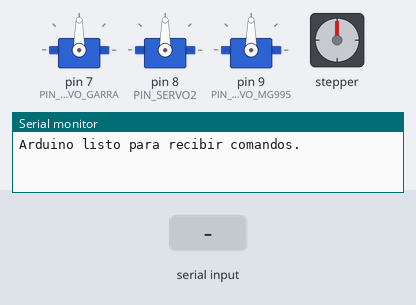
Recording of a sketch running on a simulated Arduino Uno, built with avr-gcc and run on an emulated ATmega328P. Parts: 3 × servo, stepper motor, the last lines printed to the serial monitor. The inputs (shaded band) are chosen by the test bench. Stepper angles assume 2048 steps per turn.

Above: at 1.2 s.
1.3 s: "SP:90\n" received over Serial
At 2.4 s:
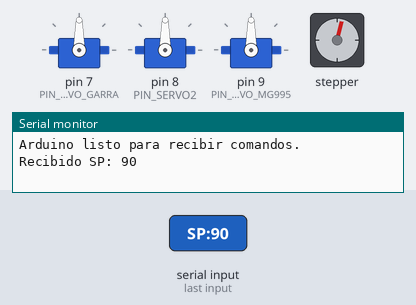
2.9 s: "G:\n" received over Serial
At 3.8 s:
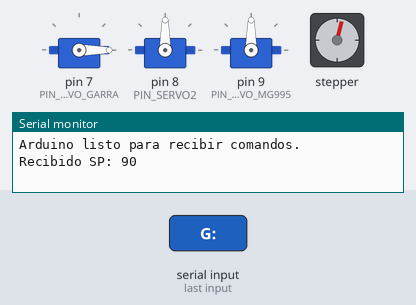
4.4 s: "S2:\n" received over Serial
At 4.9 s:
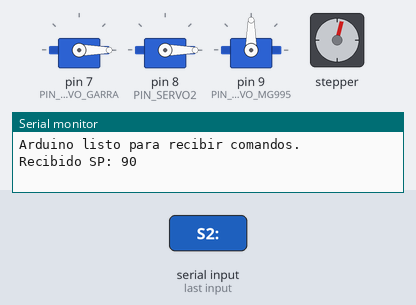
5.9 s: "M9:\n" received over Serial
At 7.1 s:
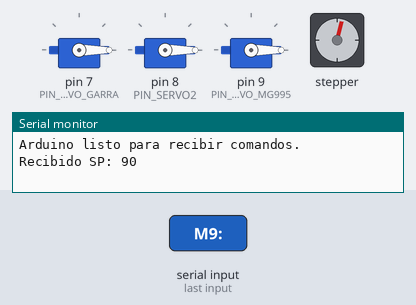
7.4 s: "G:90\n" received over Serial
At 8.4 s:
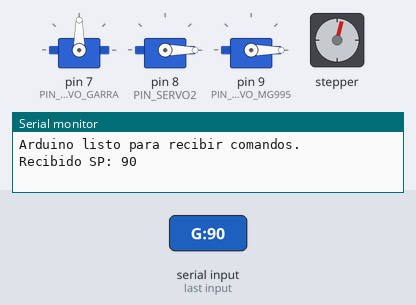
8.9 s: "S2:90\n" received over Serial
At 9.5 s:
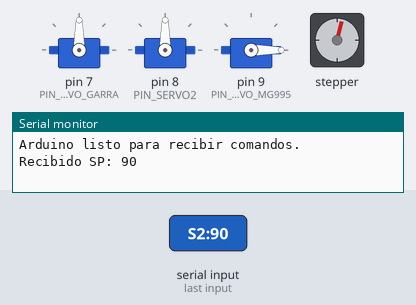
Timing chart, 0 to 11.4 s (numbered marks = the images above; inputs shaded):
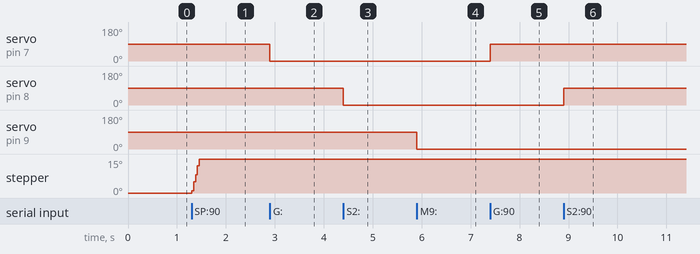

The sketch:

Codigo_Dualsense--Arduino.ino
```cpp
#include <Servo.h>
#include <Stepper.h>

// --- Definición de Pines de Componentes ---
const int PIN_SERVO_GARRA = 7;
const int PIN_SERVO2 = 8;
const int PIN_SERVO_MG995 = 9;

// Pines para el driver ULN2003 del motor paso a paso (Stepper)
const int STEPPER_IN1 = 10;
const int STEPPER_IN2 = 11;
const int STEPPER_IN3 = 12;
const int STEPPER_IN4 = 13;

// --- Creación de Objetos ---
Servo servoGarra;
Servo servo2;
Servo servoMG995;

// Definición del motor paso a paso (2048 pasos por revolución para 28BYJ-48 con driver ULN2003)
Stepper myStepper(2048, STEPPER_IN1, STEPPER_IN3, STEPPER_IN2, STEPPER_IN4);

// --- Variables de Posición y Estado ---
// Las posiciones iniciales se establecen en 90 grados, el centro del rango de 0-180.
int posGarra = 90;
int posServo2 = 90;
int posServoMG995 = 90;

// --- Configuración (se ejecuta una vez al encender el Arduino) ---
void setup() {
  Serial.begin(115200);
  while (!Serial);
  Serial.println("Arduino listo para recibir comandos.");

  // Adjuntar los servos a sus pines
  servoGarra.attach(PIN_SERVO_GARRA);
  servo2.attach(PIN_SERVO2);
  servoMG995.attach(PIN_SERVO_MG995);

  // Mover servos a sus posiciones iniciales
  servoGarra.write(posGarra);
  servo2.write(posServo2);
  servoMG995.write(posServoMG995);

  // Configurar la velocidad del motor paso a paso (RPM)
  myStepper.setSpeed(15);
}

// --- Bucle Principal (se ejecuta repetidamente) ---
void loop() {
  serialEvent();
}

// --- Función para Procesar Datos Seriales ---
void serialEvent() {
  while (Serial.available()) {
    char inChar = (char)Serial.read();
    static String inputString = "";
    static boolean stringComplete = false;

    if (inChar == '\n') {
      stringComplete = true;
    } else {
      inputString += inChar;
    }

    if (stringComplete) {
      if (inputString.startsWith("G:")) { // Comando para la Garra
        String valueString = inputString.substring(2);
        posGarra = valueString.toInt();
        // Ya no se limita aquí, el rango será el del servo (0-180)
        servoGarra.write(posGarra);
      } else if (inputString.startsWith("S2:")) { // Comando para Servo 2
        String valueString = inputString.substring(3);
        posServo2 = valueString.toInt();
        // Ya no se limita aquí
        servo2.write(posServo2);
      } else if (inputString.startsWith("SP:")) { // Comando para el Stepper (pasos)
        String valueString = inputString.substring(3);
        int steps = valueString.toInt();
        Serial.print("Recibido SP: ");
        Serial.println(steps);
        myStepper.step(steps);
      } else if (inputString.startsWith("M9:")) { // Comando para el Servo MG995
        String valueString = inputString.substring(3);
        posServoMG995 = valueString.toInt();
        // Ya no se limita aquí
        servoMG995.write(posServoMG995);
      }

      inputString = "";
      stringComplete = false;
    }
  }
}
```

Measured:
- after the input at 1.3 s, stepper: turns 15° clockwise in 0.16 s, starting at once
- after the input at 2.9 s, servo on pin 7 (PIN_SERVO_GARRA): 90° → 0° at once
- after the input at 4.4 s, servo on pin 8 (PIN_SERVO2): 90° → 0° at once
- after the input at 5.9 s, servo on pin 9 (PIN_SERVO_MG995): 90° → 0° at once
- after the input at 7.4 s, servo on pin 7 (PIN_SERVO_GARRA): 0° → 90° at once
- after the input at 8.9 s, servo on pin 8 (PIN_SERVO2): 0° → 90° at once
